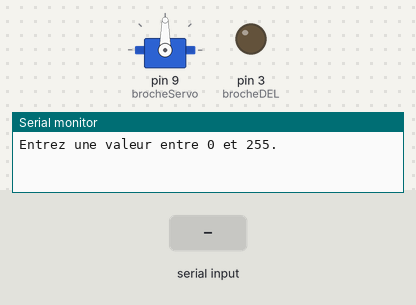
The sketch below on a simulated Arduino Uno, built with avr-gcc and run on an emulated ATmega328P. On the bench: servo, output pins drawn as LEDs (lit = HIGH), the last lines printed to the serial monitor. The inputs (shaded band) are chosen by the test bench.

Above: at 1.2 s.
1.3 s: "90,45\n" received over Serial
At 3.6 s:
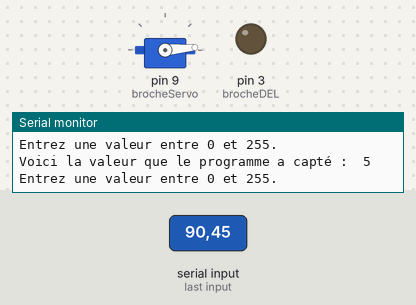
3.9 s: "30,150\n" received over Serial
At 4.7 s:
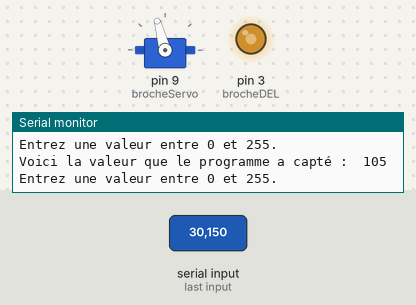
6.5 s: "5\n" received over Serial
At 7.3 s:
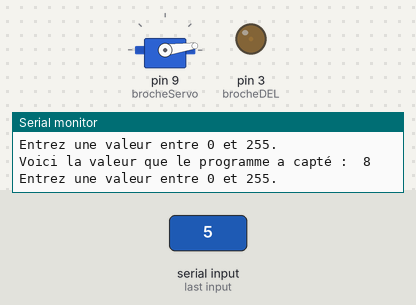
9.0 s: "200\n" received over Serial
At 9.8 s:
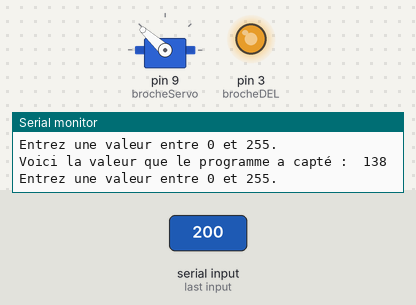
Timing chart, 0 to 12.0 s (numbered marks = the images above; inputs shaded):
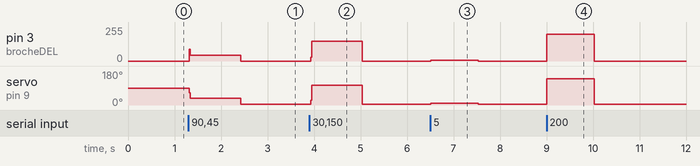

Measured:
- after the input at 1.3 s, pin 3 (brocheDEL): 0/255 → 45/255 at once, → 0/255 1.1 s later; servo on pin 9 (brocheServo): 90° → 35° at once, → 5° 1.1 s later
- after the input at 3.9 s, pin 3 (brocheDEL): 0/255 → 150/255 at once, → 0/255 1.1 s later; servo on pin 9 (brocheServo): 5° → 105° at once, → 5° 1.1 s later
- after the input at 6.5 s, pin 3 (brocheDEL): 0/255 → 5/255 at once, → 0/255 1.0 s later; servo on pin 9 (brocheServo): 5° → 8° at once, → 5° 1.0 s later
- after the input at 9.0 s, pin 3 (brocheDEL): 0/255 → 200/255 at once, → 0/255 1.0 s later; servo on pin 9 (brocheServo): 5° → 138° at once, → 5° 1.0 s later

The sketch:

Etape3b.ino
```cpp
// Étape 3

#include <Servo.h>

const int brocheServo = 9;
const int brocheDEL = 3;
int valeur = 0;
int pos = 0;

Servo mservo;

void setup()
{
  Serial.begin(9600);
  Serial.flush();
  pinMode( brocheDEL,OUTPUT );
  mservo.attach( brocheServo );
}

void loop()
{
  Serial.println("Entrez une valeur entre 0 et 255.");
  while (!Serial.available()) { delay(33); } // Boucle aussi longtemps qu'on n'a rien entré

  valeur = Serial.parseInt();          // Initialise la variable avec une valeur

  if (valeur < 0)
    Serial.println( "La valeur sera fixée au minimum" );
  else if (valeur > 255)
    Serial.println( "La valeur sera fixée au maximum" );

  valeur = constrain( valeur, 0, 255 );  // Protection pour être dans la plage 0 à 255

  analogWrite( brocheDEL, valeur );    // Initialise l’intensité de la DEL
  pos = map( valeur, 0, 255, 5, 175 ); // Translation de la position de 5 à 175 degrés.
  // pos = constrain( pos, 5, 175 );   // Cette ligne n'est plus ncessaire car la ligne
                                       // prcédente s'occupe de la même tâche

  mservo.write( pos ); // On fait bouger le moteur

  Serial.print( "Voici la valeur que le programme a capté :  ");
  Serial.println( pos, DEC );
}
```
